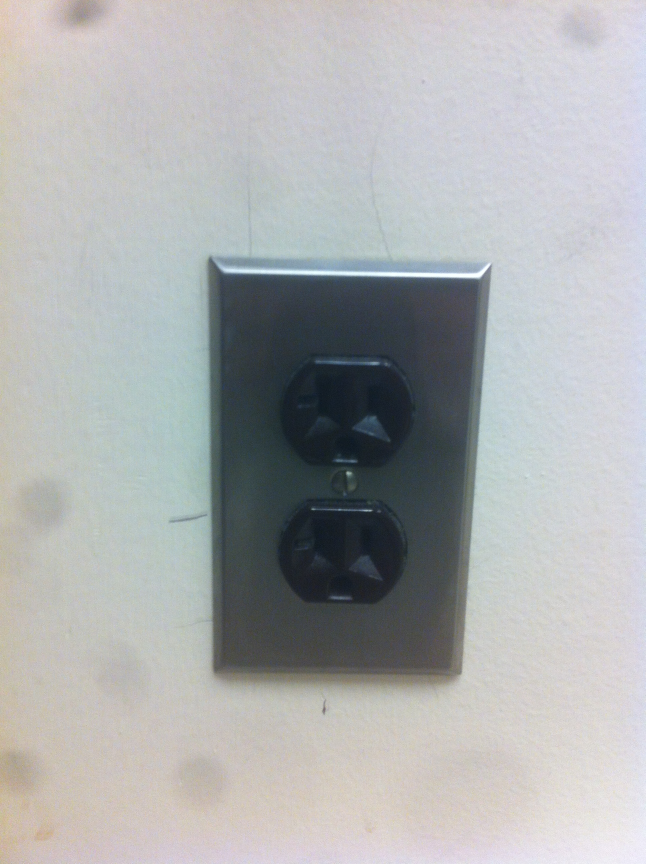
#> input picture PythonOpenCV/SocketTest.jpg, 1936 x 2592 px (shown at 1/3 size)
$ python houghLinesDemo.py
#> lines starting #> are read from the running program, lines starting #| are printed output that depends on the picture; after the words box and inside, x2 and y2 are one past the last pixel; in counts of white or black regions, pixels touching at a corner belong together
import cv2
import numpy as np

img = cv2.imread('SocketTest.jpg')
#> img is the input picture: shape (2592, 1936, 3); mean B, G, R 175.8, 175.2, 173.1
img = cv2.resize(img,(0,0), fx=0.3, fy=0.3)
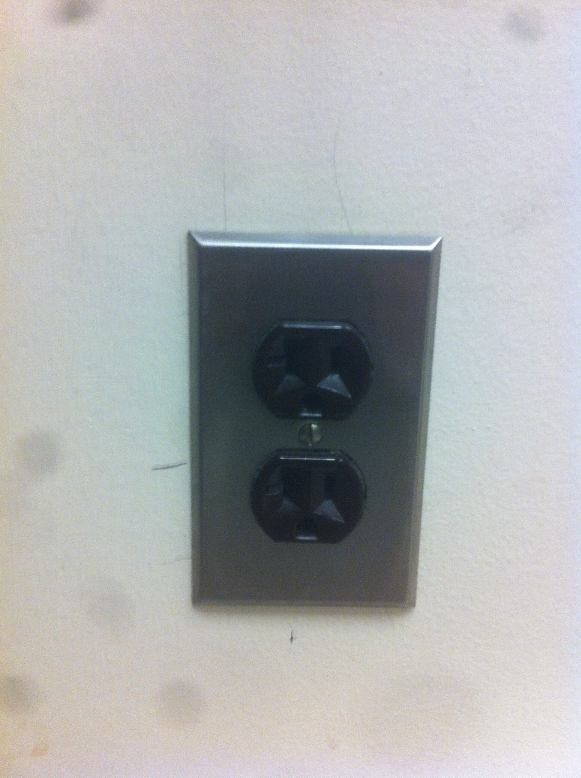
#> img: shape (778, 581, 3); mean B, G, R 175.7, 175.1, 173.1
gray = cv2.cvtColor(img,cv2.COLOR_BGR2GRAY)
edges = cv2.Canny(gray,5,100,apertureSize = 3)
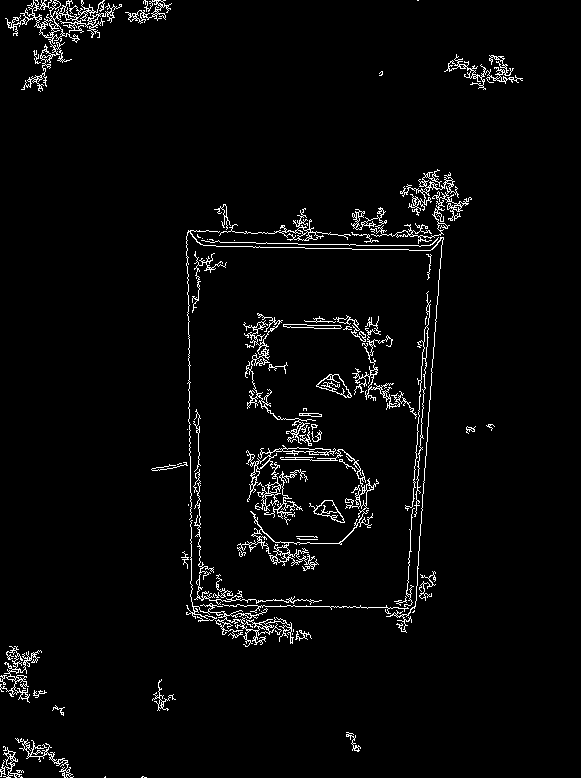
#> edges: shape (778, 581); 3.2% white in thin lines or dots
print("will this print?")
lines = cv2.HoughLines(edges,2,np.pi/180,230)
#> lines = 15 rows, first 8: [456, 0.0698], [446, 0.0698], [-182, 3.12], [450, 0.0698], [466, 0.105], [442, 0.0524], [462, 0.0873], [464, 0.471]
print(lines)
#| [[[ 4.5600000e+02  6.9813170e-02]]
#|  [[ 4.4600000e+02  6.9813170e-02]]
#|  [[-1.8200000e+02  3.1241393e+00]]
#|  [[ 4.5000000e+02  6.9813170e-02]]
#|  [[ 4.6600000e+02  1.0471976e-01]]
#|  [[ 4.4200000e+02  5.2359879e-02]]
#|  [[ 4.6200000e+02  8.7266460e-02]]
#|  [[ 4.6400000e+02  4.7123888e-01]]
#|  [[ 4.6600000e+02  4.8869219e-01]]
#|  [[ 4.6800000e+02  4.7123888e-01]]
#|  [[ 2.3800000e+02  1.5882496e+00]]
#|  [[ 4.2000000e+02  0.0000000e+00]]
#> (further printed lines are left out)
print(type(lines))
#| <class 'numpy.ndarray'>
print(len(lines))
#| 15
count =0


#for rho,theta in lines[2]:
while(count<len(lines)):
    rho = lines.item(count*2)
    theta = lines.item(count*2+1)

    print("count: "+str(count))
    print("rho: "+str(rho))
    print("theta: "+str(theta))
    a = np.cos(theta)
    b = np.sin(theta)
    x0 = a*rho
    y0 = b*rho
    x1 = int(x0 + 1000*(-b))
    y1 = int(y0 + 1000*(a))
    x2 = int(x0 - 1000*(-b))
    y2 = int(y0 - 1000*(a))

    cv2.line(img,(x1,y1),(x2,y2),(0,0,255),2)
    count = count+1
#> this loop made 15 passes
#> (rho, theta, a, b, x0, y0, x1, y1) on passes 1 to 12: (456, 0.0698, 0.998, 0.0698, 454.9, 31.81, 385, 1029), (446, 0.0698, 0.998, 0.0698, 444.9, 31.11, 375, 1028), (-182, 3.12, -1, 0.0175, 182, -3.18, 164, -1003), (450, 0.0698, 0.998, 0.0698, 448.9, 31.39, 379, 1028), (466, 0.105, 0.995, 0.105, 463.4, 48.71, 358, 1043), (442, 0.0524, 0.999, 0.0523, 441.4, 23.13, 389, 1021), (462, 0.0873, 0.996, 0.0872, 460.2, 40.27, 373, 1036), (464, 0.471, 0.891, 0.454, 413.4, 210.7, -40, 1101), (466, 0.489, 0.883, 0.469, 411.5, 218.8, -58, 1101), (468, 0.471, 0.891, 0.454, 417, 212.5, -36, 1103), (238, 1.59, -0.0175, 1, -4.15, 238, -1004, 220), (420, 0, 1, 0, 420, 0, 420, 1000)
#> (printed output is left out)
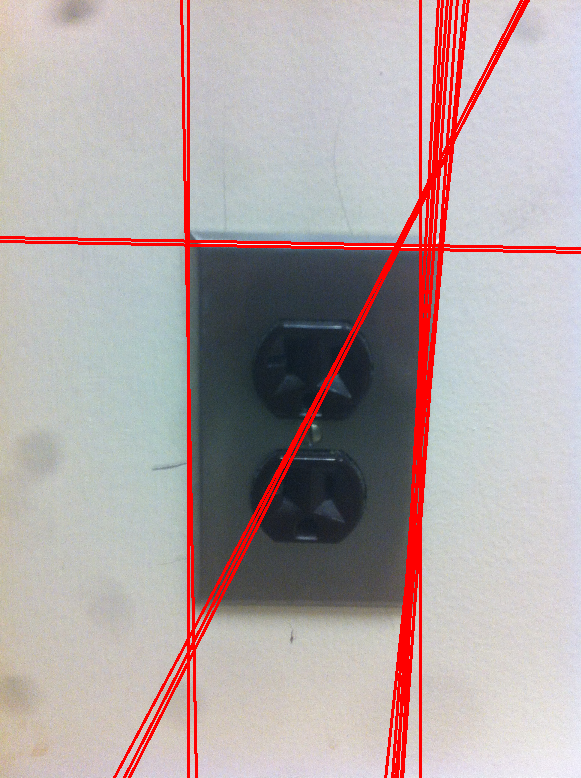
#> img: shape (778, 581, 3); 6.08% of pixels changed, all inside (x1, y1, x2, y2) = (0, 0, 581, 778)
#> after the loop, count = 15

cv2.imshow('dst',img)

print("wait for a zero keypress")
cv2.waitKey(0)

#if cv2.waitKey(0) & 0xff == 27:
#    cv2.destroyAllWindows()
